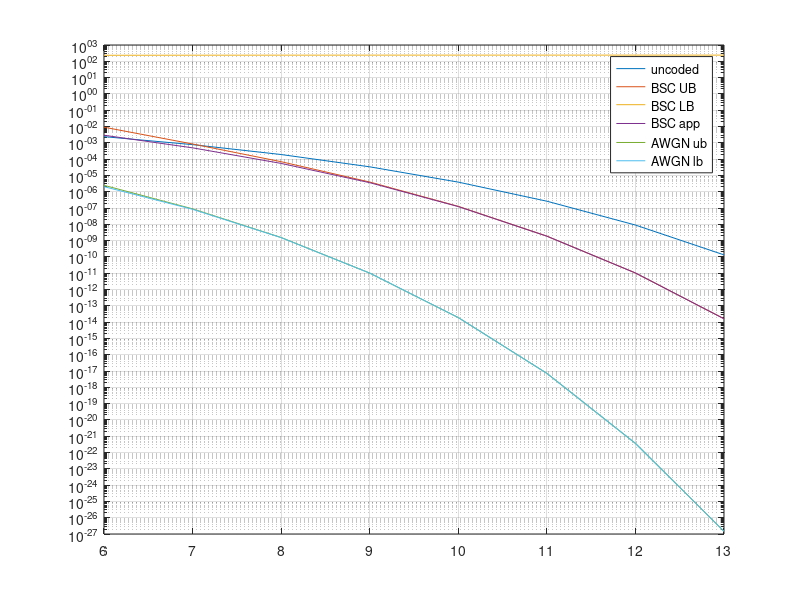

The MATLAB script that drew this image:
clear all; close all; clc;

R = .5;

dfree = 6;
bdfree = 4;
k = 1;

SNRvals = 6:13;
punc = [];
pub = [];
plb = [];
pap = [];
pawgnub = [];
pawgnlb = [];


for snr = SNRvals
    Eb_N0 = 10^(snr/10);
    Ec_N0 = Eb_N0*R;
    punc_t = qfunc(sqrt(2*Eb_N0));
    punc = [punc, punc_t];
    pc = qfunc(sqrt(2*Ec_N0));

    pdfree = nchoosek(dfree,dfree/2)*(1-pc)*(dfree/2);
    for i = ((dfree/2)+1):dfree
        pdfree = pdfree + (nchoosek(dfree,i)*(pc^i)*((1-pc)^(dfree-1)));
    end

    D = sqrt(4*pc*(1-pc));
    pub_t = (D^6*(4-2*D^2+2*D^6-2*D^4))/((1-5*D^2+2*D^6)^2)/k;
    plb_t = bdfree*pdfree/k;
    pap_t = bdfree*D^dfree/k;

    pub = [pub, pub_t];
    plb = [plb, plb_t];
    pap = [pap, pap_t];

    pl_t = qfunc(sqrt(2*dfree*Ec_N0))*exp(dfree*Ec_N0)/k;
    D = exp(-Ec_N0);
    pawgnub_t = pl_t*(D^6*(4-2*D^2 + 2*D^6 - 3*D^4))/((1 - 5*D^2 + 2*D^6)^2);
    pawgnlb_t = bdfree*qfunc(sqrt(2*dfree*Ec_N0));

    pawgnub = [pawgnub, pawgnub_t];
    pawgnlb = [pawgnlb, pawgnlb_t];

end

clf;
semilogy(SNRvals, punc);
hold on;
semilogy(SNRvals, pub);
semilogy(SNRvals, plb);
semilogy(SNRvals, pap);

semilogy(SNRvals, pawgnub);
semilogy(SNRvals, pawgnlb);

legend('uncoded', 'BSC UB', 'BSC LB', 'BSC app', 'AWGN ub', 'AWGN lb');
grid on;
